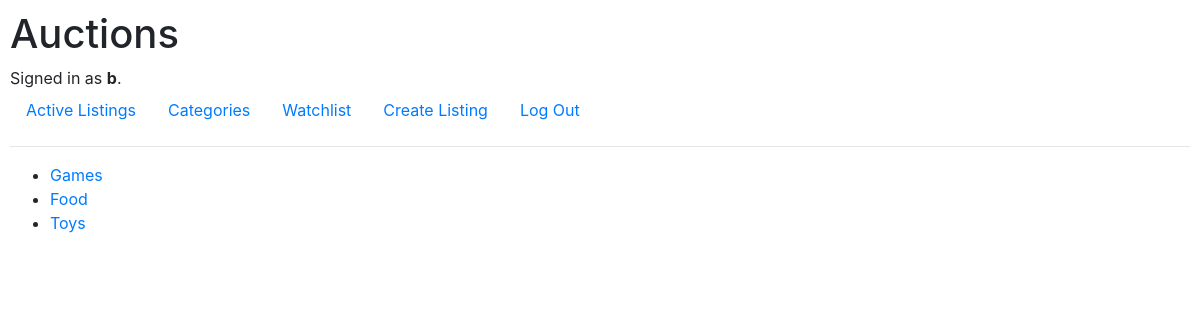
Page /categories (signed in) on the committed database.
### auctions/models.py (models this page shows)
class User(AbstractUser):
    pass

class Category(models.Model):
    category = models.CharField(max_length=64)
    def __str__(self):
        return f"{self.category}"

### auctions/views.py (the view)
# urls.py: path("categories", views.categories, name="categories"),
@login_required(login_url="/login")
def categories(request):
    if request.method =="GET":
        categories = Category.objects.all()
        return render(request, "auctions/categories.html", {
            "categories": categories,
        })

### auctions/templates/auctions/categories.html
{% extends "auctions/layout.html" %}
{% block body %}
<ul>
    {% for category in categories%}
        <li>
            <a href="{% url 'category' category.id %}">
                {{category}}
            </a>
        </li>
    {% endfor %}
</ul>
{% endblock %}

### auctions/templates/auctions/layout.html (shortened to what this page needs)
{% load static %}
<!DOCTYPE html>
<html lang="en">
    <head>
        <link rel="stylesheet" href="https://stackpath.bootstrapcdn.com/bootstrap/4.4.1/css/bootstrap.min.css">
        <link href="{% static 'auctions/styles.css' %}" rel="stylesheet">
    </head>
    <body>
        <h1>Auctions</h1>
        <div>
            {% if user.is_authenticated %}
                Signed in as <strong>{{ user.username }}</strong>.
            {% else %}
                Not signed in.
            {% endif %}
        </div>
        <ul class="nav">
            <li class="nav-item">
                <a class="nav-link" href="{% url 'index' %}">Active Listings</a>
            </li>
            {% if user.is_authenticated %}
                <li class="nav-item">
                    <a class="nav-link" href="{% url 'categories' %}">Categories</a>
                </li>
                <li class="nav-item">
                    <a class="nav-link" href="{% url 'watchlist' %}">Watchlist</a>
                </li>
                <li class="nav-item">
                    <a class="nav-link" href="{% url 'createlisting' %}">Create Listing</a>
                </li>
                <li class="nav-item">
                    <a class="nav-link" href="{% url 'logout' %}">Log Out</a>
                </li>
            {% endif %}
        </ul>
        <hr>
        {% block body %}
        {% endblock %}
    </body>
</html>

### auctions/static/auctions/styles.css (style rules this page uses)
body { padding: 10px; }

### rows in the picture
User: username "b"
Category: category "Games"
Category: category "Food"
Category: category "Toys"
